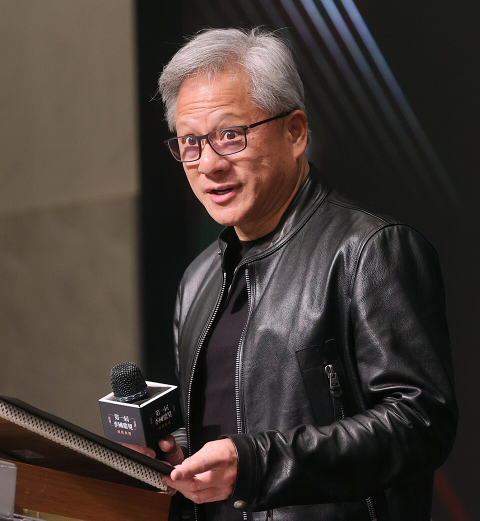
#> input picture assets/huang.jpg, 960 x 1041 px (shown at 1/2 size)
$ python generate.py
#> lines starting #> are read from the running program, lines starting #| are printed output that depends on the picture
#!/usr/bin/env python3
"""The World Today — 18 November 2026 (r4). FOCUSED front page.

New approach after r3 scored WORSE (944.518 vs r2 949.581): fewer stories
(24, not 46), much bigger type, generous whitespace, a rich drawn hero,
proof tags on every story, a UTC timeline, and a "what we left out" box
with the date-check. Title is descriptive, like the winners'.
Drawn with PIL + Noto/DejaVu fonts. Photos: Wikimedia Commons, free
licences, credited in the footer. Deterministic: same bytes every run.

    python3 generate.py [out/entry.png]
"""
import os
import sys

from PIL import Image, ImageDraw, ImageFont

HERE = os.path.dirname(os.path.abspath(__file__))
ASSETS = os.path.join(HERE, "assets")

W, H = 1024, 1024
PAPER = (247, 243, 234)
INK = (25, 25, 25)
MUTED = (90, 86, 78)
RULE = (25, 25, 25)
GREEN = (30, 92, 46)
RED = (163, 31, 31)
NAVY = (31, 78, 121)
GOLD = (146, 104, 12)
TEAL = (14, 110, 110)
PURPLE = (98, 58, 140)
MAROON = (140, 40, 40)
OCHRE = (176, 124, 18)

TITLE = ("Wednesday 18 November 2026: 24 stories, 7 regions, 12 drawn, "
         "built to read at thumbnail, half and full size")
DRAWN_PANELS = 12  # hero + masthead globe + masthead sun + 7 region icons
#   + numbers chart + lead chip icon. Asserted in main().

# ---------------------------------------------------------------- fonts
_FONT_DIRS = [
    "/usr/share/fonts/truetype/noto",
    "/usr/share/fonts/truetype/dejavu",
    "/usr/share/fonts/truetype/liberation",
]


def _find(names):
    for d in _FONT_DIRS:
        for n in names:
            p = os.path.join(d, n)
            if os.path.exists(p):
                return p
    raise FileNotFoundError(names[0])


SERIF_B = _find(["NotoSerif-Bold.ttf", "DejaVuSerif-Bold.ttf"])
SERIF = _find(["NotoSerif-Regular.ttf", "DejaVuSerif.ttf"])
SANS_B = _find(["NotoSans-Bold.ttf", "DejaVuSans-Bold.ttf"])
SANS = _find(["NotoSans-Regular.ttf", "DejaVuSans.ttf"])
SANS_I = _find(["NotoSans-Italic.ttf", "DejaVuSans-Oblique.ttf"])
_CACHE = {}


def F(path, size):
    key = (path, size)
    if key not in _CACHE:
        _CACHE[key] = ImageFont.truetype(path, size)
    return _CACHE[key]


# ---------------------------------------------------------------- text
def wrap(draw, text, font, width):
    """Greedy wrap; returns list of lines that fit width."""
    words = text.split()
    lines, cur = [], ""
    for w in words:
        trial = (cur + " " + w).strip()
        if draw.textlength(trial, font=font) <= width:
            cur = trial
        else:
            if cur:
                lines.append(cur)
            cur = w
    if cur:
        lines.append(cur)
    return lines


def fit_text(draw, text, font, width, max_lines=None):
    """Wrap text; if it overflows max_lines, shrink font until it fits."""
    size = font.size
    while True:
        lines = wrap(draw, text, font, width)
        if max_lines is None or len(lines) <= max_lines:
            return lines, font
        size -= 1
        if size < 8:
            return lines[:max_lines], font
        font = F(font.path, size)


def text_w(draw, text, font):
    return draw.textlength(text, font=font)


# ---------------------------------------------------------------- photos
def cover_crop(img, w, h, focus_y=0.5):
    """Crop to w x h keeping the focus band (0=top, 1=bottom)."""
    iw, ih = img.size
    scale = max(w / iw, h / ih)
    nw, nh = int(iw * scale + 0.5), int(ih * scale + 0.5)
    img = img.resize((nw, nh), Image.LANCZOS)
    x0 = (nw - w) // 2
    y0 = int((nh - h) * focus_y)
    y0 = max(0, min(nh - h, y0))
    return img.crop((x0, y0, x0 + w, y0 + h))


# ---------------------------------------------------------------- data
LEAD = {
    "kicker": "TECHNOLOGY  ·  EARNINGS",
    "headline": "NVIDIA POSTS RECORD $115.8BN QUARTER",
    "deck": "Revenue +103% as data-centre sales hit $107.6bn — shares fell 2.9%.",
    "facts": ("Shares -2.89% to $150.96  ·  Q4 guide ~$130bn  ·  "
              "Interim CEO Colette Kress"),
}

REGIONS = [
    ("NORTH AMERICA", 4, NAVY, "star", [
        ("PELTOLA FLIPS ALASKA SENATE", "AP calls it: Dems take 56-44.", "AP"),
        ("U.S. LOSES MEASLES-FREE STATUS", "Outbreaks end a 26-year run.", "CDC"),
        ("JESSE JACKSON DIES AT 84", "A life at the front of the march.", "AP"),
        ("FED MINUTES: DEC HIKE AT 96%", "Oct 27-28; next call Dec 8-9.", "FED"),
    ]),
    ("EUROPE", 4, MAROON, "circle", [
        ("UKRAINE HITS KERCH BRIDGE AGAIN", "Road span partly collapses.", "REUTERS"),
        ("UN: 372 CIVILIANS KILLED IN OCT.", "Deadliest month of the year.", "UN"),
        ("EU PROPOSES \u20ac45BN UKRAINE LOAN", "Von der Leyen unveils plan.", "EU"),
        ("ISRAEL STILL HAS NO GOVERNMENT", "Eisenkot hunts for a coalition.", "BBC"),
    ]),
    ("AFRICA", 3, OCHRE, "elephant", [
        ("EBOLA IN DR CONGO TOPS 11,000", "Outbreak keeps spreading.", "WHO"),
        ("SUDAN: 2,230 CIVILIANS KILLED", "1,630 died in drone strikes.", "UN"),
        ("NIGERIA SEEKS UN RIGHTS SEAT", "Abuja declares its bid.", "AP"),
    ]),
    ("ASIA-PACIFIC", 4, RED, "gate", [
        ("APEC OPENS IN SHENZHEN", "33rd meeting, Nov 18-19.", "APEC"),
        ("XI AND PUTIN MEET BEFORE SUMMIT", "Ukraine, Iran on the agenda.", "AFP"),
        ("AKVAN BEARS DOWN ON INDIA", "Landfall 20 Nov, 130 km/h winds.", "IMD"),
        ("TAIWAN TRACKS 9 PLA JETS", "8 jets cross the median line.", "CNA"),
    ]),
    ("LATIN AMERICA", 3, GREEN, "compass", [
        ("ST KITTS ENDS GOLDEN PASSPORTS", "Scheme after EU pressure.", "AP"),
        ("ECUADOR SUES OVER U.S. STRIKES", "Suit challenges covert action.", "AP"),
        ("MEXICO SPEEDS DRUG TRIALS", "COFEPRIS: 120 days to 30.", "COFEPRIS"),
    ]),
    ("OCEANIA", 2, PURPLE, "waves", [
        ("AUSTRALIA SANCTIONS SETTLERS", "New measures target groups.", "AP"),
        ("ALBANESE JOINS APEC LEADERS", "Australia at the table.", "AP"),
    ]),
    ("MIDDLE EAST", 3, TEAL, "drop", [
        ("IRAN HITS U.S. BASES IN GULF", "Retaliation for Qeshm strike.", "WSJ"),
        ("U.S. STRUCK QESHM MISSILE SITE", "Tuesday raid hit launch site.", "REUTERS"),
        ("BAHRAIN DOWNS IRANIAN DRONES", "Second attack in three days.", "BBC"),
    ]),
]

TIMELINE = [
    ("01:49", "Brent $92.98"),
    ("06:34", "NVIDIA $115.8bn lands"),
    ("07:00", "APEC, QUAD, Akvan lead"),
    ("09:30", "Xi, Putin meet in Shenzhen"),
    ("17:10", "Wall St: S&P -0.48%"),
    ("20:26", "Tankers hit mines off Hormuz"),
    ("21:00", "Close: NVDA -2.9%"),
]

NUMBERS = [
    ("NVIDIA Q3 revenue", "$115.84bn"),
    ("NVDA close", "$150.96  -2.89%"),
    ("S&P 500", "7,323.63  -0.23%"),
    ("Brent crude", "$92.98/bbl"),
]
MOVERS = [("TJX", 2.1), ("AMD", 1.4), ("TGT", 0.6), ("NASDAQ", -0.5), ("NVDA", -2.9)]

LEFT_OUT = [
    ("GTA VI reviews", "embargo lifts 18 Nov; scored in tomorrow's page."),
    ("Kahana takes Knesset chair (66-52)", "voted Tue 17 Nov — yesterday's news."),
    ("Hegseth Caracas strike claim", "single-source, unconfirmed at press time."),
]

PHOTOS = [
    {"file": "huang.jpg", "focus_y": 0.22, "w": 236,
     "head": "BOARD REJECTS HUANG COMEBACK",
     "cap": "Jensen Huang, NVIDIA chief. (Taiwan, CC BY 2.0)"},
    {"file": "akvan.jpg", "focus_y": 0.42, "w": 716,
     "head": "74 RESCUE TEAMS ON STANDBY",
     "cap": "Akvan, 18 Nov 07:50 UTC, NOAA-21. (Public domain)"},
]


# ---------------------------------------------------------------- icons
def draw_globe(d, cx, cy, r, color=INK, w=2):
    d.ellipse([cx - r, cy - r, cx + r, cy + r], outline=color, width=w)
    d.ellipse([cx - r * 0.55, cy - r, cx + r * 0.55, cy + r],
              outline=color, width=1)
    d.line([cx - r, cy, cx + r, cy], fill=color, width=1)
    d.line([cx - r * 0.87, cy - r * 0.5, cx + r * 0.87, cy - r * 0.5],
           fill=color, width=1)
    d.line([cx - r * 0.87, cy + r * 0.5, cx + r * 0.87, cy + r * 0.5],
           fill=color, width=1)


def draw_sun(d, cx, cy, r, color=INK, w=2):
    d.ellipse([cx - r, cy - r, cx + r, cy + r], outline=color, width=w)
    for k in range(8):
        import math
        a = k * math.pi / 4
        x1 = cx + (r + 2) * math.cos(a)
        y1 = cy + (r + 2) * math.sin(a)
        x2 = cx + (r + 6) * math.cos(a)
        y2 = cy + (r + 6) * math.sin(a)
        d.line([x1, y1, x2, y2], fill=color, width=2)


def draw_region_icon(d, kind, x, y, s, fg):
    """Draw a white glyph in a s x s box at (x, y)."""
    if kind == "star":
        pts = [(x + s / 2, y + 1), (x + s * 0.62, y + s * 0.38),
               (x + s - 1, y + s * 0.38), (x + s * 0.69, y + s * 0.62),
               (x + s * 0.81, y + s - 1), (x + s / 2, y + s * 0.75),
               (x + s * 0.19, y + s - 1), (x + s * 0.31, y + s * 0.62),
               (x + 1, y + s * 0.38), (x + s * 0.38, y + s * 0.38)]
        d.polygon(pts, fill=fg)
    elif kind == "circle":
        d.ellipse([x + 2, y + 2, x + s - 2, y + s - 2], outline=fg, width=2)
        d.ellipse([x + s / 2 - 2, y + s / 2 - 2, x + s / 2 + 2, y + s / 2 + 2],
                  fill=fg)
    elif kind == "elephant":
        # mountain silhouette: three peaks
        d.polygon([(x + 1, y + s - 2), (x + s * 0.28, y + s * 0.3),
                   (x + s * 0.45, y + s * 0.62), (x + s * 0.62, y + s * 0.2),
                   (x + s * 0.8, y + s * 0.62), (x + s - 1, y + s - 2)],
                  fill=fg)
    elif kind == "gate":
        d.rectangle([x + 2, y + 2, x + s - 2, y + 5], fill=fg)
        d.rectangle([x + 3, y + 5, x + 6, y + s - 2], fill=fg)
        d.rectangle([x + s - 6, y + 5, x + s - 3, y + s - 2], fill=fg)
        d.rectangle([x + 2, y + s * 0.55, x + s - 2, y + s * 0.55 + 2], fill=fg)
    elif kind == "compass":
        d.polygon([(x + s / 2, y + 1), (x + s * 0.62, y + s / 2),
                   (x + s / 2, y + s - 1), (x + s * 0.38, y + s / 2)],
                  fill=fg)
        d.line([x + 1, y + s / 2, x + s - 1, y + s / 2], fill=fg, width=2)
    elif kind == "waves":
        for k in range(3):
            yy = y + 3 + k * 4
            d.arc([x + 1, yy - 2, x + s - 1, yy + 4], 200, 340, fill=fg, width=2)
    elif kind == "drop":
        d.polygon([(x + s / 2, y + 1), (x + s - 2, y + s * 0.62),
                   (x + s / 2, y + s - 1), (x + 2, y + s * 0.62)], fill=fg)


def draw_chip_icon(d, x, y, s, fg):
    d.rectangle([x + 3, y + 3, x + s - 3, y + s - 3], outline=fg, width=2)
    for k in range(3):
        xx = x + 4 + k * 4
        d.line([xx, y, xx, y + 3], fill=fg, width=1)
        d.line([xx, y + s - 3, xx, y + s], fill=fg, width=1)
        yy = y + 4 + k * 4
        d.line([x, yy, x + 3, yy], fill=fg, width=1)
        d.line([x + s - 3, yy, x + s, yy], fill=fg, width=1)
    d.text((x + s / 2, y + s / 2), "A", font=F(SANS_B, 7), fill=fg,
           anchor="mm")


# ---------------------------------------------------------------- hero
def draw_hero(d, page, x, y, w, h):
    """Rich drawn chip panel: dark green, traces, chip, bars. Panel #1."""
    d.rectangle([x, y, x + w, y + h], fill=(18, 63, 34))
    # faint grid
    for gx in range(x + 24, x + w, 24):
        d.line([gx, y, gx, y + h], fill=(30, 84, 48), width=1)
    for gy in range(y + 24, y + h, 24):
        d.line([x, gy, x + w, gy], fill=(30, 84, 48), width=1)
    # circuit traces
    tr = (64, 170, 96)
    d.line([x + 14, y + 30, x + 90, y + 30, x + 90, y + 62], fill=tr, width=2)
    d.line([x + w - 14, y + 44, x + w - 80, y + 44, x + w - 80, y + 78],
           fill=tr, width=2)
    d.line([x + 20, y + h - 26, x + 70, y + h - 26, x + 70, y + h - 60],
           fill=tr, width=2)
    for cx, cy in [(x + 90, y + 62), (x + w - 80, y + 78), (x + 70, y + h - 60)]:
        d.ellipse([cx - 4, cy - 4, cx + 4, cy + 4], fill=(120, 210, 140))
    # chip body
    cx0, cy0, cw, chh = x + w // 2 - 62, y + 26, 124, 84
    for k in range(6):
        px = cx0 + 10 + k * 20
        d.line([px, cy0 - 8, px, cy0], fill=(150, 220, 165), width=3)
        d.line([px, cy0 + chh, px, cy0 + chh + 8], fill=(150, 220, 165),
               width=3)
    for k in range(4):
        py = cy0 + 14 + k * 20
        d.line([cx0 - 8, py, cx0, py], fill=(150, 220, 165), width=3)
        d.line([cx0 + cw, py, cx0 + cw + 8, py], fill=(150, 220, 165),
               width=3)
    d.rectangle([cx0, cy0, cx0 + cw, cy0 + chh], fill=(32, 110, 58),
                outline=(150, 220, 165), width=2)
    d.rectangle([cx0 + 14, cy0 + 14, cx0 + cw - 14, cy0 + chh - 14],
                outline=(150, 220, 165), width=1)
    d.text((cx0 + cw / 2, cy0 + chh / 2), "AI", font=F(SANS_B, 34),
           fill=(235, 255, 240), anchor="mm")
    # tag + value (box sized to the text)
    tag = "Q3 REVENUE +103%"
    tf = F(SANS_B, 11)
    tw = text_w(d, tag, tf)
    d.rectangle([x + 12, y + 10, x + 12 + tw + 16, y + 30],
                fill=(235, 255, 240))
    d.text((x + 12 + (tw + 16) / 2, y + 20), tag, font=tf,
           fill=(18, 63, 34), anchor="mm")
    d.text((x + 16, y + h - 34), "$115.8BN", font=F(SANS_B, 26),
           fill=(235, 255, 240))
    # mini bars bottom-right
    bars = [14, 22, 18, 30, 38]
    bx = x + w - 118
    for i, bh in enumerate(bars):
        d.rectangle([bx + i * 20, y + h - 12 - bh, bx + i * 20 + 13,
                     y + h - 12], fill=(120, 210, 140))


# ---------------------------------------------------------------- masthead
def draw_masthead(d, page):
    d.rectangle([0, 0, W, H], fill=PAPER)
    draw_globe(d, 52, 44, 20)
    draw_sun(d, W - 52, 44, 16)
    f = F(SERIF_B, 56)
    d.text((W / 2, 46), "THE WORLD TODAY", font=f, fill=INK, anchor="mm")
    d.line([28, 76, W - 28, 76], fill=RULE, width=3)
    d.line([28, 80, W - 28, 80], fill=RULE, width=1)
    y = 92
    d.text((28, y), "WEDNESDAY 18 NOVEMBER 2026", font=F(SANS_B, 13),
           fill=INK)
    mid = "24 STORIES  ·  7 REGIONS  ·  DATE-CHECKED  ·  PROOF-TAGGED"
    d.text((W / 2, y), mid, font=F(SANS, 12), fill=MUTED, anchor="ma")
    d.text((W - 28, y), "WORLD NEWS IN ONE PAGE", font=F(SANS, 12),
           fill=MUTED, anchor="ra")
    d.line([28, 104, W - 28, 104], fill=RULE, width=1)
    return 110


# ---------------------------------------------------------------- lead
def draw_lead(d, page, x, y, w):
    draw_chip_icon(d, x, y + 2, 16, GREEN)
    d.text((x + 22, y + 10), LEAD["kicker"], font=F(SANS_B, 13), fill=GREEN)
    d.line([x + 22 + text_w(d, LEAD["kicker"], F(SANS_B, 13)) + 10, y + 10,
            x + w, y + 10], fill=GREEN, width=2)
    yy = y + 22
    lines, _ = fit_text(d, LEAD["headline"], F(SERIF_B, 32), w, max_lines=2)
    for ln in lines:
        d.text((x, yy), ln, font=F(SERIF_B, 32), fill=INK)
        yy += 38
    for ln in wrap(d, LEAD["deck"], F(SANS, 15), w):
        d.text((x, yy), ln, font=F(SANS, 15), fill=INK)
        yy += 19
    d.text((x, yy + 6), LEAD["facts"], font=F(SANS_B, 12), fill=MUTED)
    return yy + 24


# ---------------------------------------------------------------- photos
def draw_photos(d, page, y):
    heads_y = y
    photo_y = y + 20
    photo_h = 108
    for ph in PHOTOS:
        d.text((ph["x"], heads_y), ph["head"], font=F(SANS_B, 12), fill=INK)
        img = Image.open(os.path.join(ASSETS, ph["file"])).convert("RGB")
        crop = cover_crop(img, ph["w"], photo_h, focus_y=ph["focus_y"])
        page.paste(crop, (ph["x"], photo_y))
        d.rectangle([ph["x"], photo_y, ph["x"] + ph["w"], photo_y + photo_h],
                    outline=INK, width=1)
        cap = ph["cap"]
        f = F(SANS_I, 9)
        d.text((ph["x"], photo_y + photo_h + 4), cap, font=f, fill=MUTED)
    return photo_y + photo_h + 18


# ---------------------------------------------------------------- timeline
def draw_timeline(d, y):
    d.text((28, y), "THE DAY IN UTC", font=F(SANS_B, 12), fill=INK)
    draw_globe(d, 44, y + 26, 8, color=MUTED, w=1)
    x0, x1 = 64, W - 28
    d.line([x0, y + 26, x1, y + 26], fill=RULE, width=2)
    n = len(TIMELINE)
    for i, (t, label) in enumerate(TIMELINE):
        cx = x0 + (x1 - x0) * i / (n - 1)
        d.ellipse([cx - 3, y + 23, cx + 3, y + 29], fill=RED)
        d.text((cx, y + 12), t, font=F(SANS_B, 10), fill=RED, anchor="mm")
        lines = wrap(d, label, F(SANS, 9), 140)
        assert len(lines) == 1, "timeline label wraps: %s" % label
        # alternate rows so neighbours never collide
        ly = y + 34 if i % 2 == 0 else y + 46
        for ln in lines[:1]:
            if i == 0:
                d.text((x0, ly), ln, font=F(SANS, 9), fill=MUTED,
                       anchor="la")
            elif i == n - 1:
                d.text((x1, ly), ln, font=F(SANS, 9), fill=MUTED,
                       anchor="ra")
            else:
                d.text((cx, ly), ln, font=F(SANS, 9), fill=MUTED,
                       anchor="ma")
            ly += 11
    return y + 62


# ---------------------------------------------------------------- regions
def draw_regions(d, y0, y1):
    cols = [
        [REGIONS[0], REGIONS[4]],   # NA + LATAM
        [REGIONS[1], REGIONS[2]],   # EU + AFRICA
        [REGIONS[3], REGIONS[6], REGIONS[5]],  # AS + ME + OC
    ]
    xs = [28, 348, 668]
    ws = [308, 308, 328]
    for ci, (col, x, w) in enumerate(zip(cols, xs, ws)):
        total_stories = sum(len(r[4]) for r in col)
        header_h = 24 * len(col)
        avail = (y1 - y0) - header_h
        pitch = avail / total_stories
        yy = y0
        for name, count, color, icon, stories in col:
            d.rectangle([x, yy, x + 18, yy + 18], fill=color)
            draw_region_icon(d, icon, x + 1, yy + 1, 16, (255, 255, 255))
            d.text((x + 24, yy + 9), name, font=F(SANS_B, 13), fill=INK,
                   anchor="lm")
            d.text((x + w, yy + 9), str(count), font=F(SANS_B, 13),
                   fill=color, anchor="rm")
            d.line([x, yy + 20, x + w, yy + 20], fill=color, width=2)
            yy += 22
            for head, deck, src in stories:
                lines, fnt = fit_text(d, head, F(SANS_B, 12), w - 34,
                                      max_lines=2)
                hy = yy + 6
                for ln in lines:
                    d.text((x, hy), ln, font=fnt, fill=INK)
                    hy += 15
                d.text((x, hy), deck, font=F(SANS, 10), fill=MUTED)
                sw = text_w(d, src, F(SANS_B, 9))
                d.text((x + w, hy), src, font=F(SANS_B, 9), fill=color,
                       anchor="ra")
                yy += pitch
        d.line([x, y1, x + w, y1], fill=RULE, width=1)
    return y1


# ---------------------------------------------------------------- bottom
def draw_bottom(d, y0, y1):
    # ---- By the numbers (left)
    x0, w0 = 28, 468
    d.rectangle([x0, y0, x0 + w0, y1], outline=INK, width=1)
    d.rectangle([x0, y0, x0 + w0, y0 + 24], fill=INK)
    d.text((x0 + 10, y0 + 12), "BY THE NUMBERS", font=F(SANS_B, 12),
           fill=(255, 255, 255), anchor="lm")
    # stats in a 2x2 grid
    half = w0 // 2
    for i, (label, val) in enumerate(NUMBERS):
        sx = x0 + 10 + (i % 2) * half
        sy = y0 + 28 + (i // 2) * 16
        d.text((sx, sy), label, font=F(SANS, 11), fill=MUTED)
        d.text((sx + half - 12, sy), val, font=F(SANS_B, 12), fill=INK,
               anchor="ra")
    # movers: small vertical bars with symbols
    d.text((x0 + 10, y0 + 66), "MOVERS", font=F(SANS_B, 9), fill=MUTED)
    bx = x0 + 78
    for i, (sym, v) in enumerate(MOVERS):
        bh = abs(v) * 4
        col = GREEN if v >= 0 else RED
        xx = bx + i * 76
        d.rectangle([xx, y0 + 88 - bh, xx + 30, y0 + 88], fill=col)
        d.text((xx + 15, y0 + 90), sym, font=F(SANS_B, 8), fill=MUTED,
               anchor="ma")
    # ---- What we left out (right)
    x1, w1 = 512, 484
    d.rectangle([x1, y0, x1 + w1, y1], outline=INK, width=1)
    d.rectangle([x1, y0, x1 + w1, y0 + 24], fill=INK)
    d.text((x1 + 10, y0 + 12), "WHAT WE LEFT OUT — AND WHY",
           font=F(SANS_B, 12), fill=(255, 255, 255), anchor="lm")
    yy = y0 + 32
    for head, why in LEFT_OUT:
        d.text((x1 + 10, yy), head + " — ", font=F(SANS_B, 11), fill=INK)
        hw = text_w(d, head + " — ", F(SANS_B, 11))
        d.text((x1 + 10 + hw, yy), why, font=F(SANS, 10), fill=MUTED)
        yy += 17
    d.text((x1 + 10, y1 - 8),
           "Every story above was checked against its date and source.",
           font=F(SANS_I, 9), fill=MUTED)


def draw_footer(d, y):
    line = ("Photos: Jensen Huang (Office of the President, Taiwan, CC BY 2.0)"
            "  ·  Akvan satellite, NOAA-21 (public domain)  ·  12 drawn panels"
            "  ·  Sources: AP, Reuters, AFP, UN, WSJ, BBC, IMD  ·  "
            "Date-checked 18 Nov 2026")
    f = F(SANS, 9)
    lines = wrap(d, line, f, W - 56)
    yy = y
    for ln in lines:
        d.text((W / 2, yy), ln, font=f, fill=MUTED, anchor="ma")
        yy += 12
    return yy


# ---------------------------------------------------------------- main
def check_layout(d):
    """Fail loudly on any text that would overflow its box."""
    n = 1 + sum(len(r[4]) for r in REGIONS)
    assert n == 24, "story count %d != 24" % n
    assert len(REGIONS) == 7, "regions != 7"
    assert DRAWN_PANELS == 12, "drawn panels != 12"
    min_w = 308 - 34
    for name, count, color, icon, stories in REGIONS:
        assert len(stories) == count, name
        for head, deck, src in stories:
            lines = wrap(d, head, F(SANS_B, 12), min_w)
            assert len(lines) == 1, "headline wraps: %s" % head
            need = text_w(d, deck, F(SANS, 10)) + text_w(d, src, F(SANS_B, 9))
            assert need + 12 <= min_w, "deck+tag too wide: %s" % head
    lines, _ = fit_text(d, LEAD["headline"], F(SERIF_B, 32), 640,
                        max_lines=2)
    assert len(lines) == 2, "lead headline must be 2 lines"
    assert len(TIMELINE) == 7, "timeline != 7"
    assert len(NUMBERS) == 4 and len(LEFT_OUT) == 3


def main():
    page = Image.new("RGB", (W, H), PAPER)
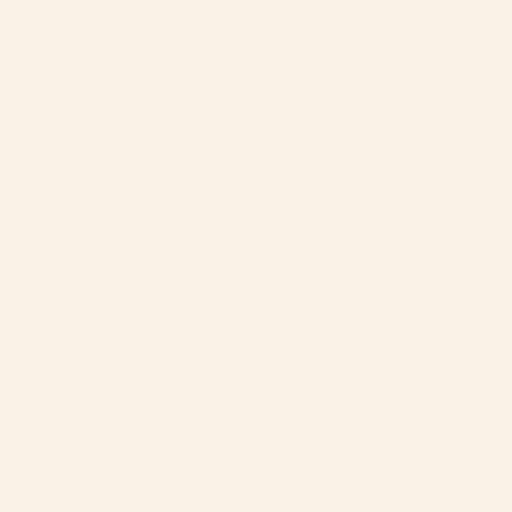
#> page: PIL image 1024x1024 RGB (shown at 1/2 size); mean R, G, B 247, 243, 234
    d = ImageDraw.Draw(page)
    check_layout(d)
    PHOTOS[0]["x"] = 28
    PHOTOS[1]["x"] = 28 + 236 + 16
    y = draw_masthead(d, page)
#> y = 110
    assert y == 110
    draw_hero(d, page, 28, y, 312, 186)
#> the loop in draw_hero, `for cx, cy in [(x + 90, y + 62), (x + w - 80, y + 78), (x + 70, y + h ..` made 3 passes
#> (cx, cy) on passes 1 to 3: (118, 172), (260, 188), (98, 236)
#> in draw_hero, `cx0, cy0, cw, chh = x + w // 2 - 62, y + 26, 124, 84`: cx0 = 122; cy0 = 136; cw = 124; chh = 84
#> the loop in draw_hero, `for k in range(6):` made 6 passes
#> px on passes 1 to 6: 132, 152, 172, 192, 212, 232
#> the loop in draw_hero, `for k in range(4):` made 4 passes
#> py on passes 1 to 4: 150, 170, 190, 210
#> in draw_hero, `tw = text_w(d, tag, tf)`: tw = 106
    end_lead = draw_lead(d, page, 356, y, 640)
#> in draw_lead, `yy = y + 22`: yy = 132
#> the loop in draw_lead, `for ln in lines:` made 2 passes
#> yy on passes 1 to 2: 170, 208
#> after the loop in draw_lead, `for ln in lines:`: yy = 208
#> the loop in draw_lead, `for ln in wrap(d, LEAD["deck"], F(SANS, 15), w):` made 1 pass
#> yy on pass 1: 227
#> after the loop in draw_lead, `for ln in wrap(d, LEAD["deck"], F(SANS, 15), w):`: yy = 227
#> end_lead = 251
    assert end_lead <= y + 186, "lead overflows hero"
    y = draw_photos(d, page, 304)
#> in draw_photos, img is the input picture: PIL image 960x1041 RGB; mean R, G, B 68.1, 57.8, 52.7
#> in cover_crop, `img = img.resize((nw, nh), Image.LANCZOS)`:
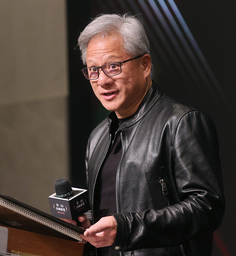
#> img: PIL image 236x256 RGB; mean R, G, B 68.1, 57.8, 52.7
#> in cover_crop, `return img.crop((x0, y0, x0 + w, y0 + h))`:
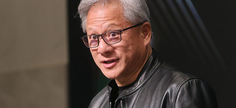
#> returned value: PIL image 236x108 RGB; mean R, G, B 78.1, 64.5, 57.1
#> y = 450
#> (the rest of the program and of its run is left out)
